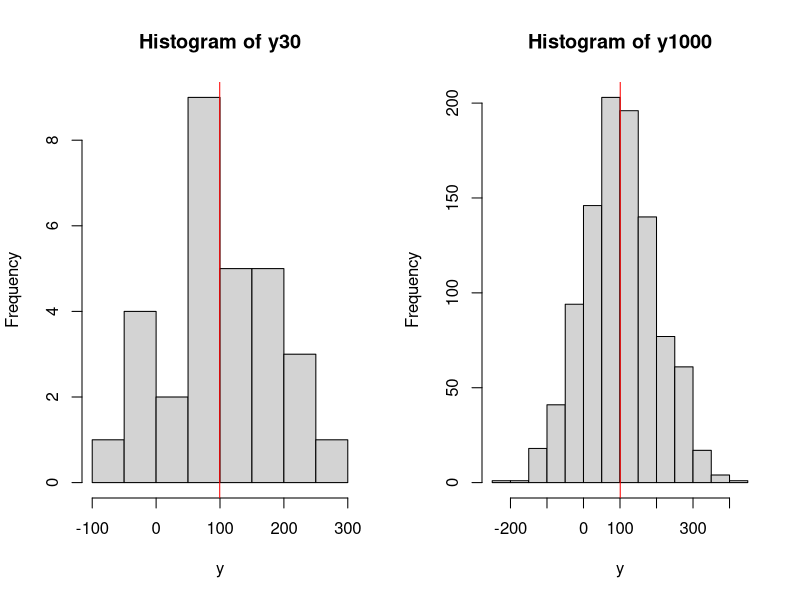

This figure's R source: (Note: this script raises an error after producing the figure.)
## ---- chunk 1
obs <- 10000
# Generate data from normal distribution
y <- rnorm(obs,100,100)
# Create sub-samples of 50 and 100 observations
y30 <- sample(y, 30)
y1000 <- sample(y, 1000)
par(mfcol=c(1,2))
hist(y30, xlab="y")
abline(v=mean(y30), col="red")
hist(y1000, xlab="y")
abline(v=mean(y1000), col="red")
## ---- chunk 2
knitr::include_graphics("images/02-statistics-LLN.png")
## ---- chunk 3
nIterations <- 1000
yMean <- vector("numeric",nIterations)
for(i in 1:nIterations){
    yMean[i] <- mean(sample(y,1000))
}
hist(yMean, xlab="Sample mean", main="")
## ---- chunk 4
mu <- 100
sigma <- 10
nIterations <- 1000
# Generate data from normal distribution, 10,000 observations
y <- rnorm(10000,mu,sigma)
# This is the function, which will calculate the two variances
varFunction <- function(y){
   return(c(var(y), mean((y-mean(y))^2)))
}
# Calculate biased and unbiased variances for the sample of 30 observations,
# repeat nIterations times
varValues <- replicate(nIterations, varFunction(sample(y,30)))
## ---- chunk 5
par(mfcol=c(1,2))
# Histogram of the biased estimate
hist(varValues[2,], xlab="V(y)", ylab="y", main="Biased estimate of V(y)")
abline(v=mean(varValues[2,]), col="red")
legend("topright",legend=TeX(paste0("E$\\left(V(y)\\right)$=",round(mean(varValues[2,]),2))),lwd=1,col="red")

# Histogram of unbiased estimate
hist(varValues[1,], xlab="V(y)", ylab="y", main="Unbiased estimate of V(y)")
abline(v=mean(varValues[1,]), col="red")
legend("topright",legend=TeX(paste0("E$\\left(V(y)\\right)$=",round(mean(varValues[1,]),2))),lwd=1,col="red")

## ---- chunk 6
knitr::include_graphics("images/02-statistics-efficiency.png")
## ---- chunk 7
knitr::include_graphics("images/02-statistics-consistency.png")
